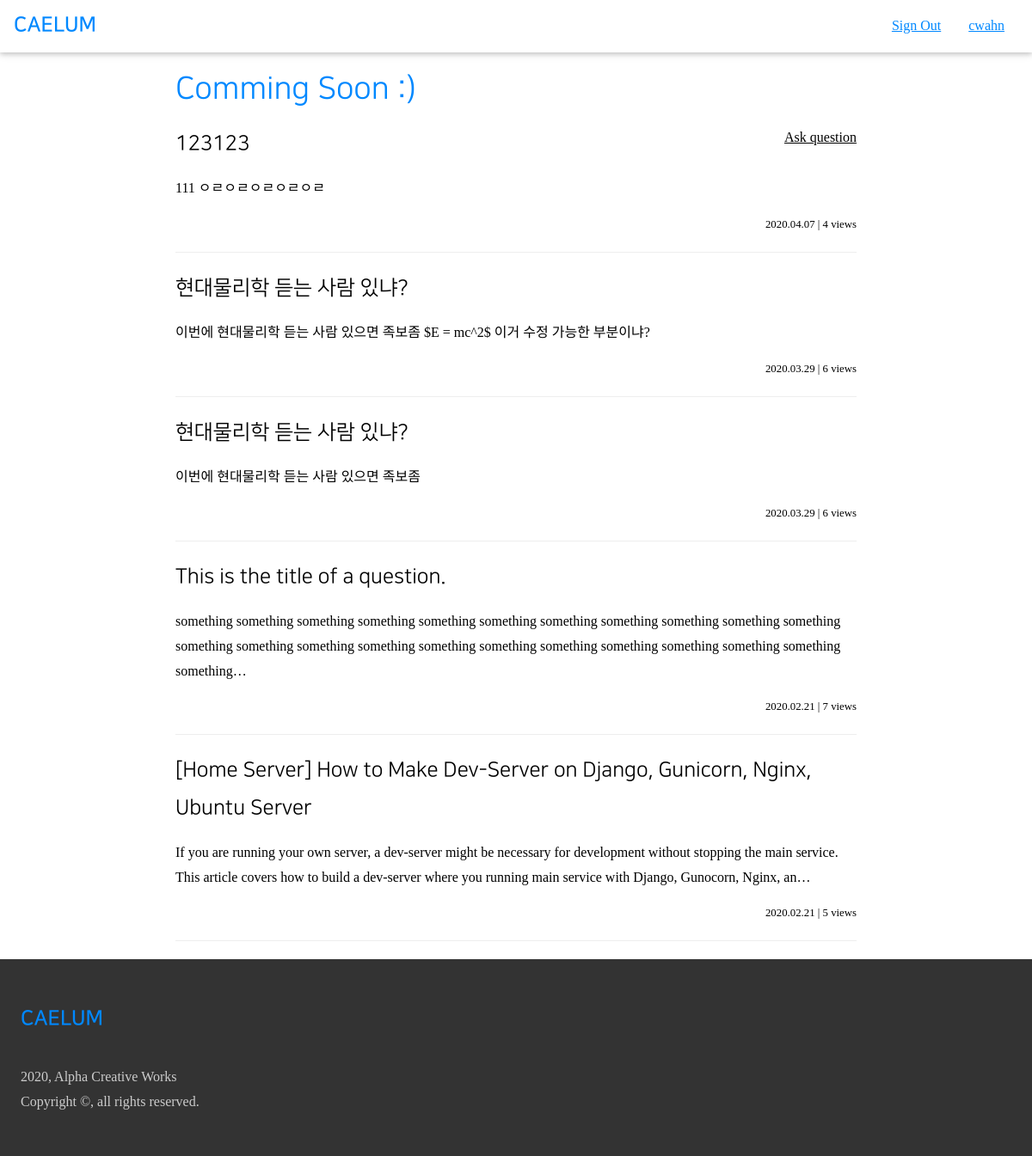
/ (signed in), run on an earlier commit of the app's database.
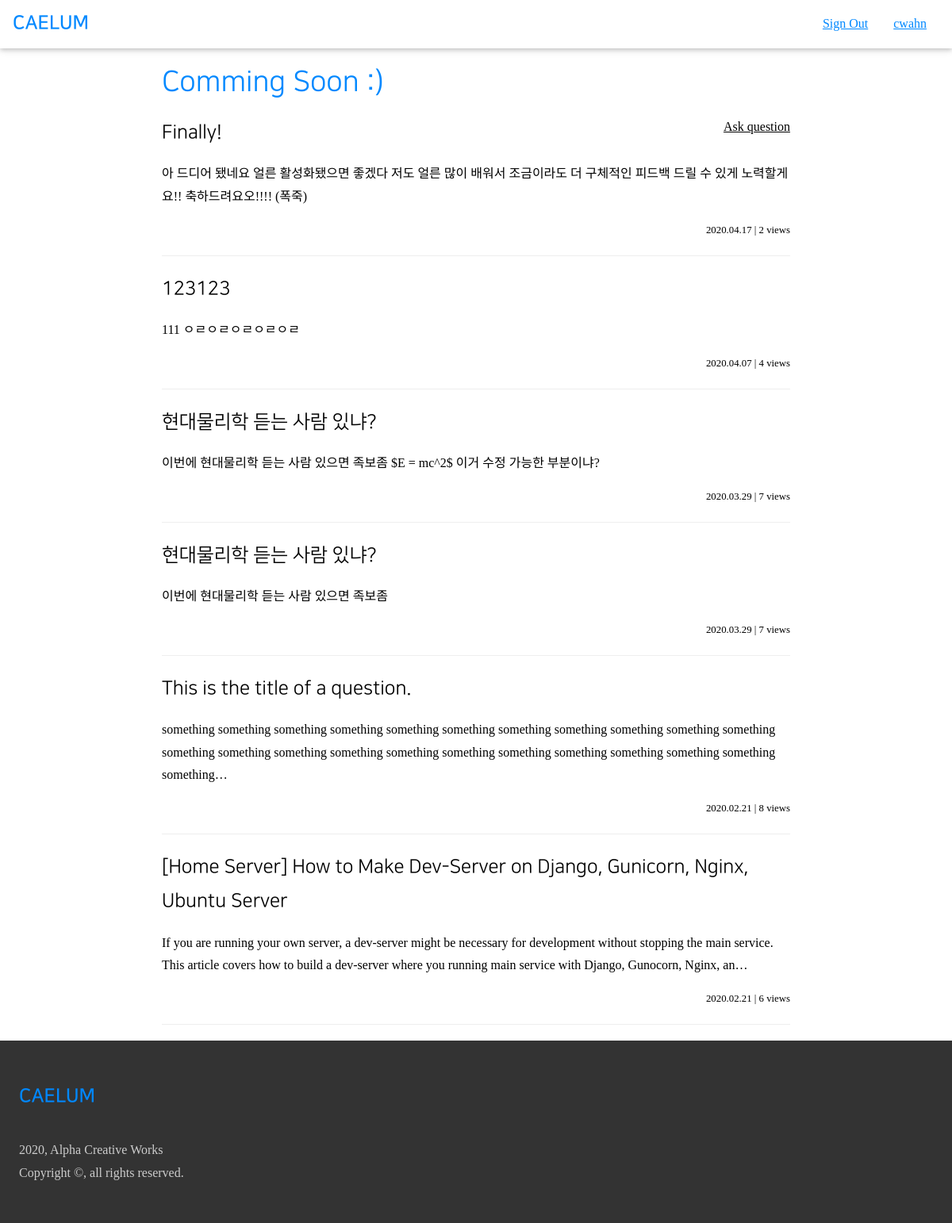
And on a later commit of the database.
### accounts/models.py (models this page shows, shortened)
class User(AbstractBaseUser):
    email = models.EmailField(
        max_length=255,
        unique=True,
    )
    portal_id = models.CharField(
        max_length=10,
        unique=True,
        null=True,
    )
    name = models.CharField(
        max_length=30,
        null=True,
    )
    dept_major = models.CharField(
        max_length=50,
        null=True,
    )
    username = models.SlugField(
        max_length=30,
        null=True,
        unique=True,
    )
    reputation = models.IntegerField(
        blank=False,
        null=False,
        default=0,
    )
    is_email_verified = models.BooleanField(default=False)
    is_active = models.BooleanField(default=True)
    is_admin = models.BooleanField(default=False)
    objects = UserManager()
    USERNAME_FIELD = 'email'
    REQUIRED_FIELD = [
    ]

### air/models.py (models this page shows, shortened)
class Article(models.Model):
    author = models.ForeignKey(
        User,
        on_delete=models.CASCADE,
    )
    content = MarkdownxField()
    tags = TaggableManager(
        blank=True,
    )
    date_created = models.DateTimeField(
        auto_now_add=True,
    )
    hit_count = models.IntegerField(
        default=0,
    )
    is_answer = models.BooleanField(
        default=False,
    )
    parent = models.ForeignKey(
        'self',
        blank=True,
        null=True,
        on_delete=models.CASCADE,
        related_name='answers',
    )
    accepted = models.BooleanField(
        default=False,
    )
    def get_title(self):
        return self.content.split('\n')[0].replace('#', '').strip()
    def get_preview(self):
        text = ''.join(self.content.split('\n')[1:])
        preview = re.sub('\!\[\]\(.+\)', '', text)
        preview = re.sub('\#+', '', preview)
        return(preview)
    class Meta:
        ordering = ['-date_created']

### air/views.py (the view)
# urls.py: path('', views.index, name='index'),
@login_required
def index(request):
    user = request.user
    articles = Article.objects.filter(is_answer=False).all()
    context = {
        'user': user,
        'articles': articles,
    }
    return render(request, 'air/index.html', context)

### air/templates/air/index.html (shortened to what this page needs)
{% extends 'air/account_widget.html' %}
{% block content %}
 <div class=" acw3-container acw3-max-width-840 acw3-min-height-100">
     <h1 class=" acw3-text-c">Comming Soon :)</h1>
    <a href="{% url 'air:question' %}" class=" acw3-right">Ask question</a>
     {% for article in articles %}
     <a href="{% url 'air:article' article.pk %}" class=" acw3-text-none"
       ><h3>{{ article.get_title }}</h3></a
     >
     <p>{{ article.get_preview | truncatechars:230 }}</p>
     <div class=" acw3-bar">
       <small  class=" acw3-right">
         {{ article.date_created  | date:'Y.m.d' }} | {{ article.hit_count }} views
       </small>
     </div>
     <hr />
   {% endfor %}
 </div>
{% endblock %}

### air/templates/air/account_widget.html (shortened to what this page needs)
{% extends 'common/base.html' %}
{% block account %}
<a href="{% url 'accounts:sign_out' %}" class=" acw3-bar-item">
    Sign Out
</a>
<a href="{% url 'accounts:account_manage' %}" class=" acw3-bar-item">
    {{ user.username }}
</a>
{% endblock %}

### templates/common/base.html (shortened to what this page needs)
{% load static %}
<!DOCTYPE html>
<html lang="en">
  <head>
    <link rel="stylesheet" href="{% static 'common/acw3_pro.css' %}" />
    <link rel="stylesheet" href="{% static 'common/axw3.css' %}" />
    <link
      rel="stylesheet"
      href="https://cdn.jsdelivr.net/npm/katex@0.11.1/dist/katex.min.css"
    />
  </head>
  <body>
    <nav class="acw3-card acw3-text-c">
      <div class=" acw3-bar acw3-max-width-1200">
        <a href="{% url 'air:index' %}" class=" acw3-bar-item acw3-text-none acw3-left acw3-padding">
          <span class=" acw3-logo acw3-text-c">CAELUM</span>
        </a>
        <div class=" acw3-bar-item acw3-hide-medium acw3-hide-small acw3-right">
          {% block account %}{% endblock %}
        </div>
      </div>
    </nav>
    {% block content %}{% endblock %}
    <footer class=" acw3-padding-32 acw3-20 acw3-text-80">
      <div class=" acw3-max-width-1200">
        <div class=" acw3-container acw3-row">
          <div class=" acw3-third">
            <div>
              <a href="{% url 'air:index' %}" class=" acw3-text-none acw3-left acw3-padding-16">
                <span class=" acw3-logo acw3-text-c">CAELUM</span>
              </a>
            </div>
          </div>
        </div>
        <div class=" acw3-container">
          <p>
            2020, Alpha Creative Works <br />Copyright &copy;, all rights
            reserved.
          </p>
        </div>
      </div>
    </footer>
  </body>
</html>

### static/common/acw3_pro.css (style rules this page uses)
html { box-sizing: border-box }
*, *:before, *:after { box-sizing: inherit }
html { -ms-text-size-adjust: 100%; -webkit-text-size-adjust: 100% }
body { margin: 0 }
article, aside, details, figcaption, figure, footer, header, main, menu, nav, section { display: block }
a { background-color: transparent }
small { font-size: 80% }
hr { box-sizing: content-box; height: 0; overflow: visible }
html, body { font-family: Verdana, sans-serif; font-size: 16px; line-height: 1.5 }
html { overflow-x: hidden }
h1 { font-size: 36px }
h3 { font-size: 24px }
h1, h2, h3, h4, h5, h6 { font-family: "Segoe UI", Arial, sans-serif; font-weight: 400; margin: 10px 0 }
hr { border: 0; border-top: 1px solid #eee; margin: 20px 0 }
a { color: inherit }
.acw3-bar { width: 100%; overflow: hidden }
.acw3-bar .acw3-bar-item { padding: 8px 16px; float: left; width: auto; border: none; display: block; outline: 0 }
.acw3-container:after, .acw3-container:before, .acw3-panel:after, .acw3-panel:before, .acw3-row:after, .acw3-row:before, .acw3-row-padding:after, .acw3-row-padding:before, .acw3-cell-row:before, .acw3-cell-row:after, .acw3-clear:after, .acw3-clear:before, .acw3-bar:before, .acw3-bar:after { content: ""; display: table; clear: both }
.acw3-col, .acw3-half, .acw3-third, .acw3-twothird, .acw3-threequarter, .acw3-quarter { float: left; width: 100% }
@media (min-width:601px) { .acw3-col.m4, .acw3-third { width: 33.33333% } }
.acw3-container, .acw3-panel { padding: 0.01em 24px }
.acw3-card, .acw3-card-2 { box-shadow: 0 2px 5px 0 rgba(0, 0, 0, 0.16), 0 2px 10px 0 rgba(0, 0, 0, 0.12) }
.acw3-padding { padding: 8px 16px!important }
.acw3-padding-16 { padding-top: 16px!important; padding-bottom: 16px!important }
.acw3-padding-32 { padding-top: 32px!important; padding-bottom: 32px!important }
.acw3-left { float: left!important }
.acw3-right { float: right!important }

### static/common/axw3.css (style rules this page uses)
body, html { height: 100%; line-height: 1.8; padding: 0; margin: 0; font-family: "NBG"; }
h1, h2, h3, h4, h5, h6 { font-family: "NS"; color: #000000; }
a { cursor: pointer; }
.acw3-max-width-840 { max-width: 840px; margin: auto; }
.acw3-max-width-1200 { max-width: 1200px; margin: auto; }
.acw3-text-none { text-decoration: none; }
.acw3-min-height-100 { min-height: 100vh; }
.acw3-logo { font-family: 'NSB'; font-size: x-large; }
.acw3-text-80 { color:#cccccc !important; }
.acw3-20 { background-color:#333333 !important; }
.acw3-text-c { color:#0088FF !important; }

What changed in the data, as far as the page shows it:
added Article: get_title "Finally!", get_preview "아 드디어 됐네요 얼른 활성화됐으면 좋겠다 저도 얼른 많이 배워서 조금이라도 더 구체적인 피드백 드릴 수 있게 노력할게요!! 축하드려요오!!!! (폭죽)", date_created "2020.04.17", hit_count "2"
changed Article "이번에 현대물리학 듣는 사람 있으면 족보좀 $E = mc^2$ 이거 수정 가능한 부분이냐?": hit_count "6" → "7"
changed Article "이번에 현대물리학 듣는 사람 있으면 족보좀": hit_count "6" → "7"
changed Article "This is the title of a question.": hit_count "7" → "8"
changed Article "[Home Server] How to Make Dev-Server on Django, Gunicorn, Nginx, Ubuntu Server": hit_count "5" → "6"
